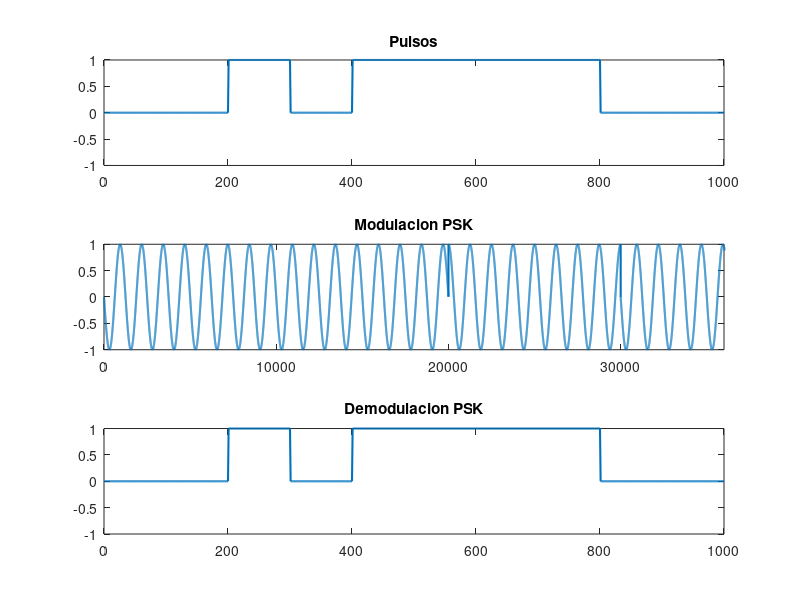

Reproduce this figure in MATLAB.
% Modulacion/Demodulacion PSK. Se agrega ruido y se ve el diagrama de
% constelaciones
% Alumno: Villalba Julian. ajulianvillalba@gmail.com 
% Profesor: Eneas N. Morel
vec = [0,0,1,0,1,1,1,1,0,0];

x = length(vec);

ph=pi/2;
Amp=1;
fc=80;
Fs = 1/0.00001;

t = 0:1/Fs:x/100 - 1/Fs;

%% Impulsos Unipolar NRZ

    bits = [];
    for n=1:x
        if vec(n) == 0
            bit = zeros(1,100);
            bits = [bits bit];
 
        else vec(n) == 1
            bit = ones(1,100);
            bits = [bits bit];
           
        end        
    end
  

 %% Modulacion 

 mod = [];
 for k=1:x
       if vec(k)==1
           y=Amp*cos(2*pi*fc*t);
      
       else vec(k)==0
           y=Amp*cos(2*pi*fc*t + ph);
         
       end
            mod = [mod y];
 end
 %mod=awgn(mod, 10);  %Meto ruido blanco

%% Demodulacion
t2=0:1/Fs:length(mod)/100000 - 1/Fs;
xmod=length(mod);
muestras=xmod/x;
vdemo=[];
for l=1:muestras:xmod           %By Tomas
   if mod(l)>0.1
       bit = ones(1,100);       
       vdemo= [vdemo bit];      
   else                         
        bit = zeros(1,100);
        vdemo = [vdemo bit];
   end
end


 scatterplot(vdemo);grid on; %Diagrama de constelaciones
 title('Diagrama de Constelaciones')
%% Graficos

figure(1)
subplot(311)
plot(bits,'LineWidth',1.5)
title('Pulsos');
axis([0 100*x -Amp Amp]);

subplot(312)
plot(mod,'LineWidth',1.5)
title('Modulacion PSK');
axis([0 36000 -Amp Amp]);
subplot(313)
plot(vdemo,'LineWidth',1.5)
title('Demodulacion PSK');
axis([0 100*x -Amp Amp]);


